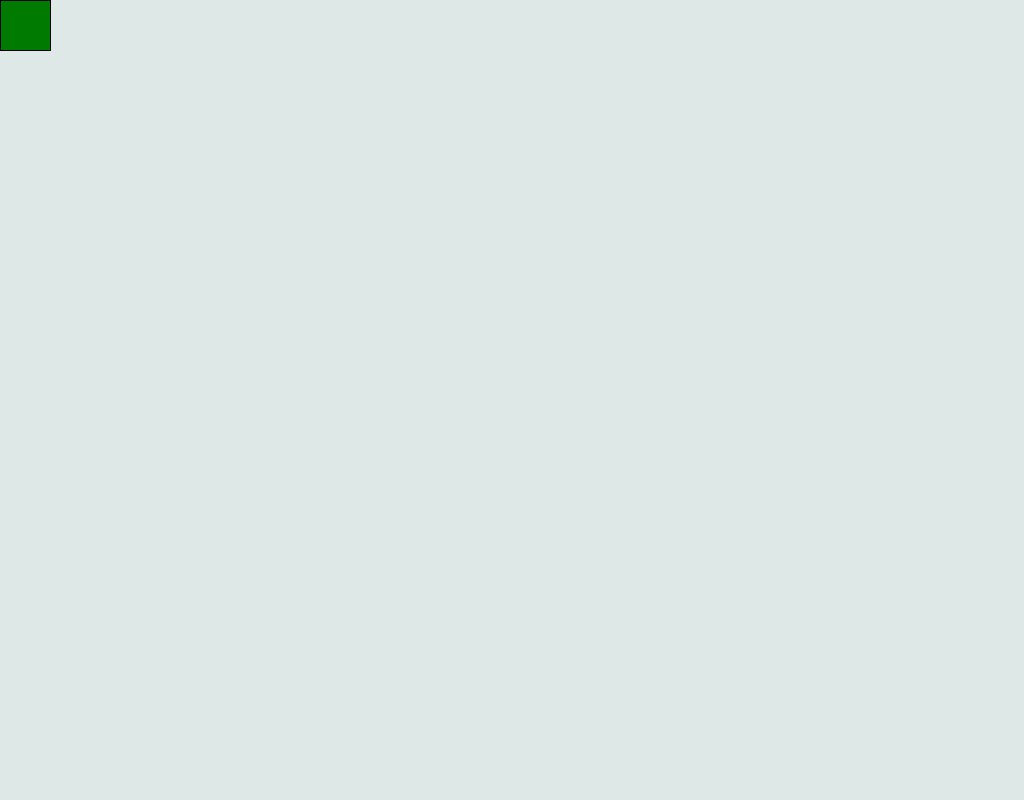
Frame 1 (no input)
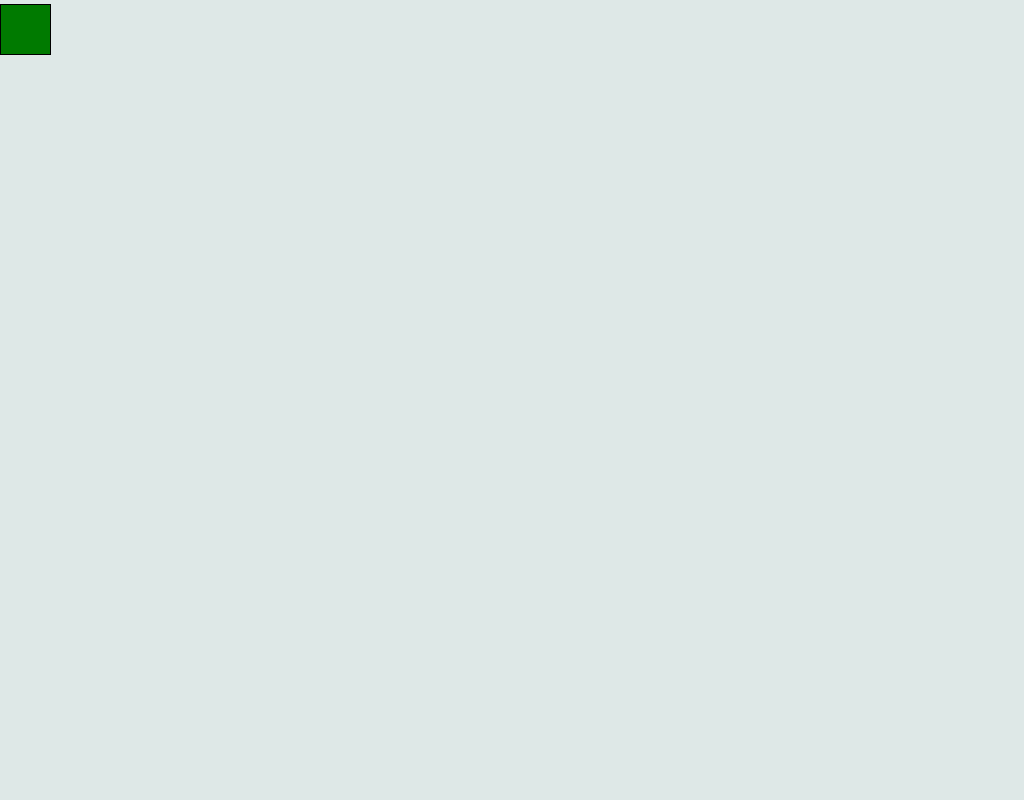
Frame 60 (the mouse pressed at the canvas centre just before this capture)
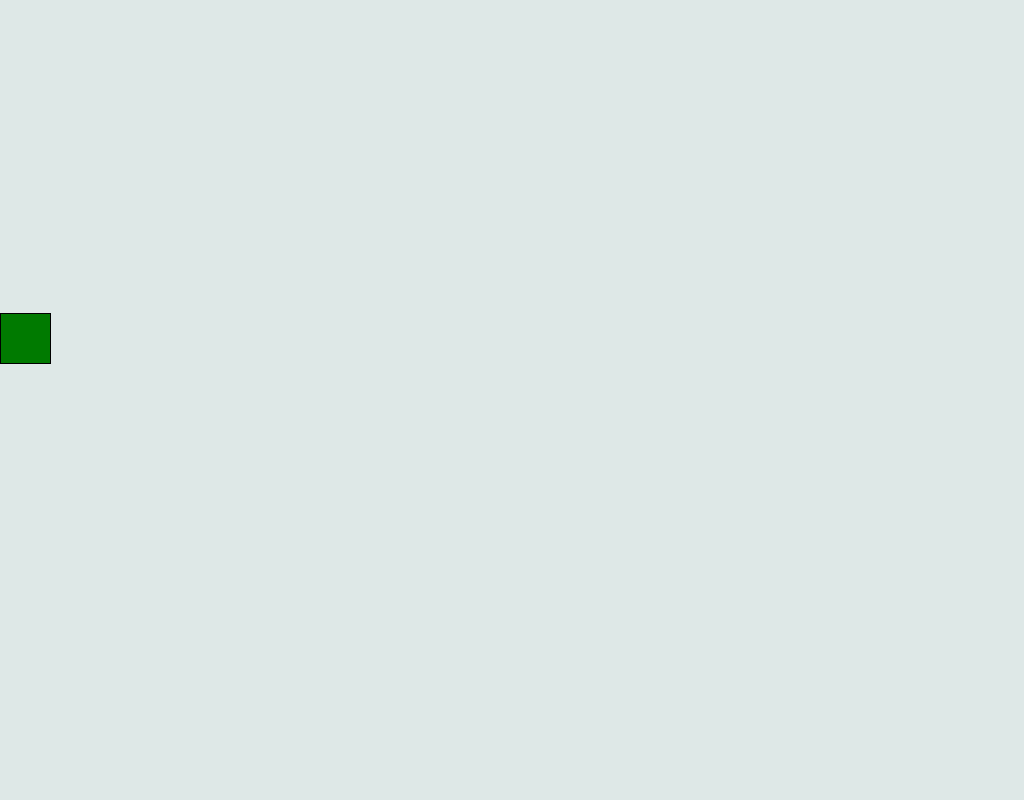
Frame 120 (the mouse held since frame 60 and released just before this capture)

The Processing sketch that drew these frames (run headless with seeded random() and noise(); from frame 60 on, the mouse is pressed at the canvas centre):

// Processing sketch: physic
// ── physic.pde
float xDis,yDis,xAccel,yAccel,xInVel,yInVel,xFinVel,yFinVel,time;
boolean[] keys;

void setup() {
 size(1024,800);
 frameRate(60);
 //keys
 keys = new boolean[5];
  keys[0] = false;
  keys[1] = false;
  keys[2] = false;
  keys[3] = false;
  keys[4] = false;
 
 //displacement
 xDis = 0;
 yDis = 0;
 //acceleration
 xAccel = 0;
 yAccel = -9.8;
 //initial velocity
 xInVel = 0;
 yInVel = 0;
 //final velocity
 xFinVel = 0;
 yFinVel = 0;
 // time
 time = 0;
 
  
  
}

void draw() {
 background(#DEE8E7);
 updateTime(); 
 gravity();
 move();
 reset();

 
 sillySq();
  
}

void sillySq() {
 fill(0,122,0);
 rect(xDis,yDis,50,50);
 
  
  
}

void updateTime() {
  time = frameCount/60; 
  System.out.println("Time is " + time);
}

void gravity() {
  if (yDis < 600) {
  yDis -= (yInVel * time) + (.5 * (yAccel * Math.pow(time,2)));
  }
  
  if (yDis == 600) {
   time = 0; 
  }
  
}

void move() {
 if (keys[0] && (keys[1] == false) 
              && (keys[2] == false) 
              && (keys[3] == false)) {
   yDis-=10; 
  }
  
  if (keys[1] && (keys[0] == false) 
              && (keys[2] == false) 
              && (keys[3] == false)) {
   yDis+=10; 
  }
  
  if (keys[2] && (keys[0] == false) 
              && (keys[1] == false) 
              && (keys[3] == false)) {
   xDis-=10; 
  }
  
  if (keys[3] && (keys[0] == false) 
              && (keys[1] == false) 
              && (keys[2] == false)) {
   xDis+=10; 
  }
  
  if (keys[0] && (keys[1] == false) 
              && (keys[2] == true) 
              && (keys[3] == false)) {
   yDis-=10;
   xDis-=10;
  }
  
  if (keys[0] && (keys[1] == false) 
              && (keys[2] == false) 
              && (keys[3] == true)) {
   yDis-=10; 
   xDis+=10;
  }
  
  if (keys[1] && (keys[0] == false) 
              && (keys[2] == true) 
              && (keys[3] == false)) {
   yDis+=10; 
   xDis-=10;
  }
  
  if (keys[1] && (keys[0] == false) 
              && (keys[2] == false) 
              && (keys[3] == true)) {
   yDis+=10; 
   xDis+=10;
  } 
  
}

void reset() {
  if (keys[4]) {
 xDis=0;
 yDis=0;
 time=0;
  }
}



void keyPressed() {
      if (key=='w') //0
        keys[0]=true;
      if (key=='s') //1
        keys[1]=true;
      if (key=='a') //2
        keys[2]=true;
      if (key=='d') //3
        keys[3]=true;  
      if (key=='r') //reset
        keys[4]=true;
    }
    
void keyReleased() {
      if (key=='w')
        keys[0]=false;
      if (key=='s')
        keys[1]=false;
      if (key=='a')
        keys[2]=false;
      if (key=='d')
        keys[3]=false; 
      if (key=='r') //reset
        keys[4]=false;
   } 
